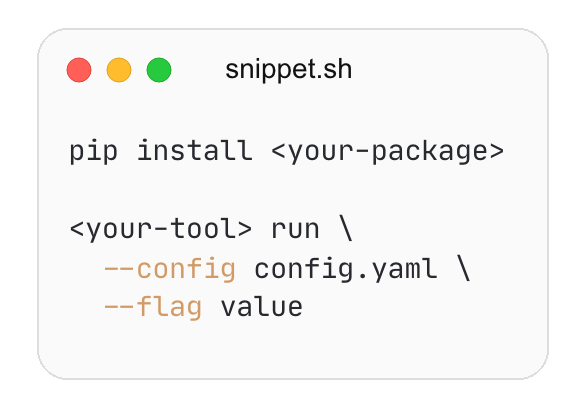
#> input picture examples/assets/carbon-snippet.png, 586 x 408 px
$ python -i carbonize.py   (imports and definitions only)
#> lines starting #> are read from the running program, lines starting #| are printed output that depends on the picture; after the words box and inside, x2 and y2 are one past the last pixel; in counts of white or black regions, pixels touching at a corner belong together
# /// script
# requires-python = ">=3.10"
# dependencies = ["pillow"]
# ///
"""carbonize — render a code snippet to a brand-styled carbon.now.sh PNG.

Usage:  uv run carbonize.py <snippet-file> <out.png> [--font-size 14px]

Wraps carbon-now-cli (needs node/npx; downloads Playwright chromium on first
run) with the SGLang deck settings, then trims the dead space carbon's editor
leaves under short snippets and rebuilds the bottom rounded corners.
"""

import argparse
import json
import subprocess
import sys
import tempfile
from pathlib import Path

from PIL import Image, ImageDraw

SETTINGS = {
    "theme": "one-light",
    "backgroundColor": "rgba(0,0,0,0)",
    "windowTheme": "none",
    "windowControls": True,
    "fontFamily": "JetBrains Mono",
    "fontSize": "14px",
    "lineHeight": "140%",
    "lineNumbers": False,
    "dropShadow": False,
    "paddingVertical": "14px",
    "paddingHorizontal": "18px",
    "widthAdjustment": True,
    "exportSize": "2x",
    "type": "png",
}
CORNER_RADIUS = 30  # px at 2x export


def trim_bottom(png: Path, pad: int = 30) -> None:
    """Crop the empty editor area below the last code pixels; re-round corners."""
#> called with png = '../examples/assets/carbon-snippet.png', pad = 30
    img = Image.open(png).convert("RGBA")
#> img is the input picture: PIL image 586x408 RGBA; mean R, G, B, A 197.5, 197.2, 196.5, 191.4
    px = img.load()
    w, h = img.size
#> w = 586; h = 408
    # card bbox from alpha
    alpha = img.getchannel("A")
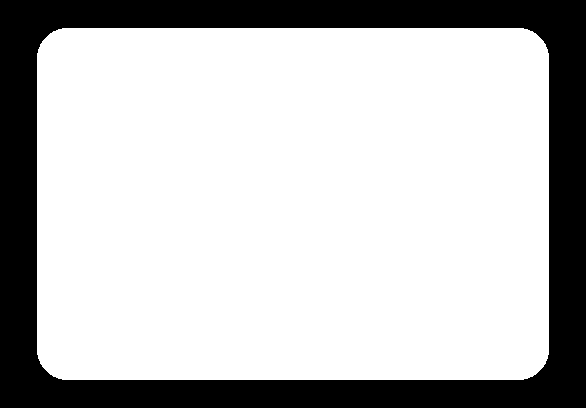
#> alpha: PIL image 586x408 L; 75% white; 1 black region, box (x1, y1, x2, y2) and area: (0, 0, 586, 408) 59676
    bbox = alpha.getbbox()
#> bbox = (37, 28, 549, 380)
    if bbox is None:
        return
    cl, ct, cr, cb = bbox
#> cl = 37; ct = 28; cr = 549; cb = 380
    # card background color: sample inside the BOTTOM-left corner (the top-left
    # corner holds the window-control dots and poisons the sample)
    bg = px[cl + CORNER_RADIUS + 10, cb - CORNER_RADIUS - 10][:3]
#> bg = (250, 250, 250)
    # last row that differs from the background (scan card interior, skip corners)
    def row_has_content(y):
        for x in range(cl + CORNER_RADIUS, cr - CORNER_RADIUS, 4):
            r, g, b, a = px[x, y]
            if a > 0 and (abs(r - bg[0]) + abs(g - bg[1]) + abs(b - bg[2])) > 24:
                return True
        return False
    content_bottom = ct
#> content_bottom = 28
    for y in range(cb - CORNER_RADIUS, ct, -1):
        if row_has_content(y):
            content_bottom = y
            break
    new_cb = min(cb, content_bottom + pad + CORNER_RADIUS)
#> new_cb = 380
    if new_cb >= cb - 4:
        return  # nothing worth trimming
    # crop, keeping the same transparent outer margin at the bottom as the top
    img = img.crop((0, 0, w, new_cb + ct))
    # rebuild rounded corners on the (new) card bbox
    mask = Image.new("L", img.size, 0)
    ImageDraw.Draw(mask).rounded_rectangle(
        (cl, ct, cr - 1, new_cb - 1), radius=CORNER_RADIUS, fill=255)
    a2 = img.getchannel("A").point(lambda v: v)  # copy
    img.putalpha(Image.composite(a2, Image.new("L", img.size, 0), mask))
    # hairline border so a light card reads against a white slide
    ImageDraw.Draw(img).rounded_rectangle(
        (cl, ct, cr - 1, new_cb - 1), radius=CORNER_RADIUS,
        outline=(221, 221, 221, 255), width=2)
    img.save(png)


def main():
    ap = argparse.ArgumentParser()
    ap.add_argument("snippet")
    ap.add_argument("out")
    ap.add_argument("--font-size", default=None, help='e.g. "16px"')
    args = ap.parse_args()

    out = Path(args.out).resolve()
    settings = dict(SETTINGS)
    if args.font_size:
        settings["fontSize"] = args.font_size

    with tempfile.TemporaryDirectory() as td:
        subprocess.run(
            ["npx", "-y", "carbon-now-cli", str(Path(args.snippet).resolve()),
             "--settings", json.dumps(settings),
             "--save-to", td, "--save-as", "carbon", "--skip-display"],
            check=True)
        Path(td, "carbon.png").replace(out)
    trim_bottom(out)
    img = Image.open(out)
    print(f"wrote {out} ({img.size[0]}x{img.size[1]})")


# [2 lines not run here, left out]

>>> result = trim_bottom('../examples/assets/carbon-snippet.png')
